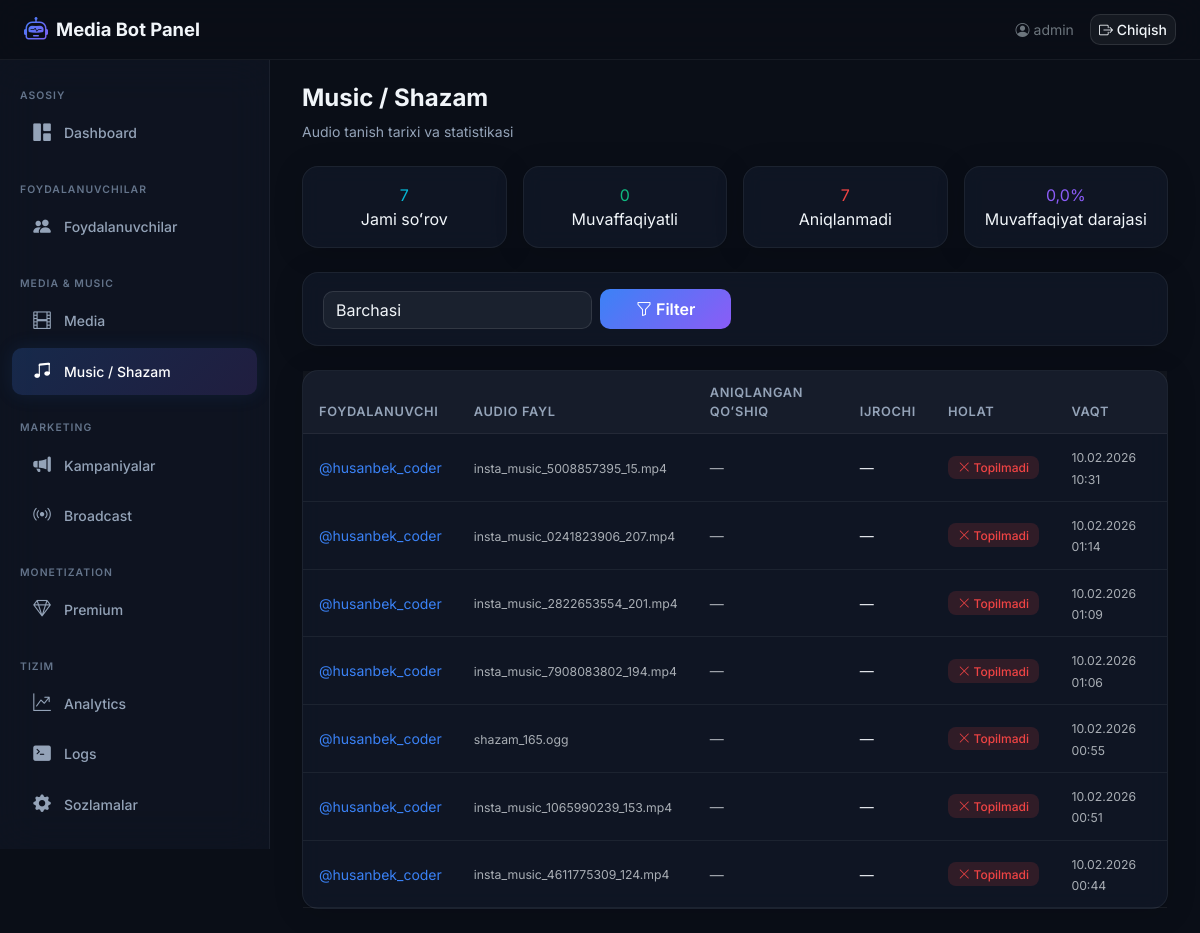
Before: /boshqaruv/music/ (signed in) with the older database file.
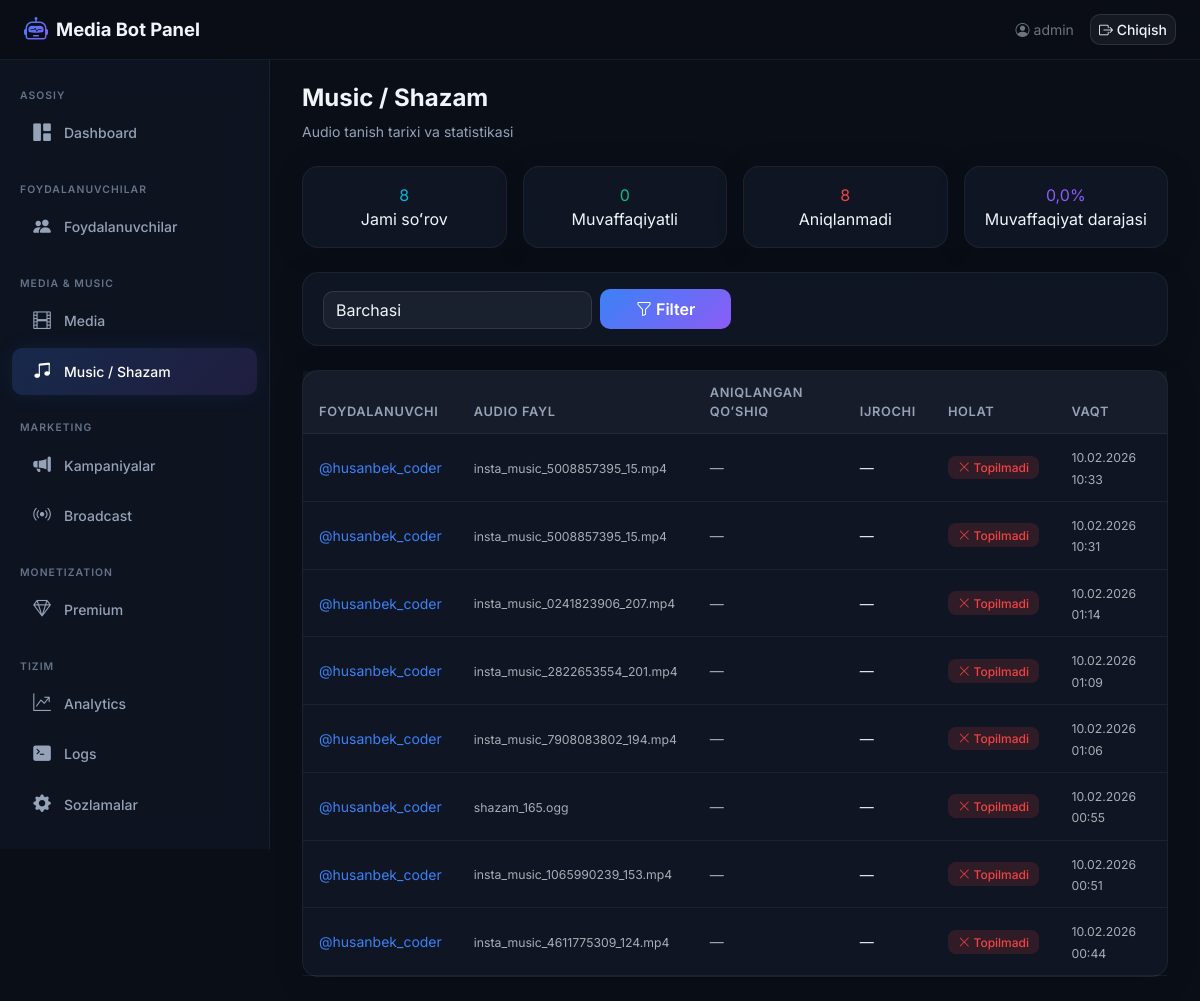
After: the same page with the newer database file.
### core/models.py (models this page shows, shortened)
class ShazamLog(models.Model):
    user = models.ForeignKey(
        TelegramUser,
        on_delete=models.CASCADE,
        related_name='shazam_logs',
        verbose_name='Foydalanuvchi',
    )
    audio_file_name = models.CharField(max_length=255, verbose_name='Audio fayl nomi')
    recognized_title = models.CharField(max_length=500, blank=True, null=True, verbose_name='Aniqlangan qo\'shiq')
    recognized_artist = models.CharField(max_length=500, blank=True, null=True, verbose_name='Aniqlangan ijrochi')
    is_successful = models.BooleanField(default=False, verbose_name='Muvaffaqiyatli')
    error_message = models.TextField(blank=True, null=True, verbose_name='Xatolik xabari')
    recognized_at = models.DateTimeField(auto_now_add=True, verbose_name='Aniqlangan vaqt')
    class Meta:
        verbose_name = 'Shazam log'
        verbose_name_plural = 'Shazam loglar'
        ordering = ['-recognized_at']

class TelegramUser(models.Model):
    telegram_id = models.BigIntegerField(unique=True, verbose_name='Telegram ID')
    username = models.CharField(max_length=255, blank=True, null=True, verbose_name='Username')
    first_name = models.CharField(max_length=255, verbose_name='Ism')
    last_name = models.CharField(max_length=255, blank=True, null=True, verbose_name='Familiya')
    created_at = models.DateTimeField(auto_now_add=True, verbose_name='Ro\'yxatdan o\'tgan vaqt')
    last_active = models.DateTimeField(auto_now=True, verbose_name='Oxirgi faollik')
    download_count = models.PositiveIntegerField(default=0, verbose_name='Yuklashlar soni')
    is_premium = models.BooleanField(default=False, verbose_name='Premium')
    is_banned = models.BooleanField(default=False, verbose_name='Bloklangan')
    class Meta:
        verbose_name = 'Foydalanuvchi'
        verbose_name_plural = 'Foydalanuvchilar'
        ordering = ['-last_active']
    def __str__(self):
        if self.username:
            return f'@{self.username}'
        return self.first_name

### dashboard/views.py (the view)
# urls.py: path('boshqaruv/music/', views.music_view, name='music'),
@login_required(login_url=LOGIN_URL)
def music_view(request):
    status_filter = request.GET.get('status', 'all')
    logs = ShazamLog.objects.select_related('user').order_by('-recognized_at')
    if status_filter == 'success':
        logs = logs.filter(is_successful=True)
    elif status_filter == 'failed':
        logs = logs.filter(is_successful=False)
    total = ShazamLog.objects.count()
    successful = ShazamLog.objects.filter(is_successful=True).count()
    failed_count = ShazamLog.objects.filter(is_successful=False).count()
    success_rate = round(successful / total * 100, 1) if total > 0 else 0
    context = {
        'logs': logs[:100],
        'status_filter': status_filter,
        'total': total,
        'successful': successful,
        'failed_count': failed_count,
        'success_rate': success_rate,
    }
    return render(request, 'dashboard/music.html', context)

### templates/dashboard/music.html (shortened to what this page needs)
{% extends 'dashboard/base.html' %}
{% block content %}
<div class="d-flex justify-content-between align-items-center mb-4">
    <div>
        <h1 class="page-title">Music / Shazam</h1>
        <p class="page-subtitle mb-0">Audio tanish tarixi va statistikasi</p>
    </div>
</div>
<div class="row g-3 mb-4">
    <div class="col-md-3">
        <div class="glass-card p-3 text-center">
            <div class="stat-value counter-animate" style="color:var(--accent-cyan);">{{ total }}</div>
            <div class="stat-label">Jami soʻrov</div>
        </div>
    </div>
    <div class="col-md-3">
        <div class="glass-card p-3 text-center">
            <div class="stat-value counter-animate" style="color:var(--accent-green);">{{ successful }}</div>
            <div class="stat-label">Muvaffaqiyatli</div>
        </div>
    </div>
    <div class="col-md-3">
        <div class="glass-card p-3 text-center">
            <div class="stat-value counter-animate" style="color:var(--accent-red);">{{ failed_count }}</div>
            <div class="stat-label">Aniqlanmadi</div>
        </div>
    </div>
    <div class="col-md-3">
        <div class="glass-card p-3 text-center">
            <div class="stat-value" style="color:var(--accent-purple);">{{ success_rate }}%</div>
            <div class="stat-label">Muvaffaqiyat darajasi</div>
        </div>
    </div>
</div>
<div class="glass-card mb-4">
    <div class="card-body py-3">
        <form method="get" class="row g-2 align-items-end">
            <div class="col-md-4">
                <select name="status" class="form-select">
                    <option value="all" {% if status_filter == 'all' %}selected{% endif %}>Barchasi</option>
                </select>
            </div>
            <div class="col-md-2">
                <button type="submit" class="btn btn-accent w-100"><i class="bi bi-funnel"></i> Filter</button>
            </div>
        </form>
    </div>
</div>
<div class="glass-card">
    <div class="card-body p-0">
        <div class="table-responsive">
            <table class="table table-dark-custom mb-0">
                <thead>
                    <tr>
                        <th>Foydalanuvchi</th>
                        <th>Audio fayl</th>
                        <th>Aniqlangan qoʻshiq</th>
                        <th>Ijrochi</th>
                        <th>Holat</th>
                        <th>Vaqt</th>
                    </tr>
                </thead>
                <tbody>
                    {% for s in logs %}
                    <tr>
                        <td><a href="{% url 'dashboard:user_detail' s.user.pk %}" class="text-decoration-none" style="color:var(--accent-blue);">{{ s.user }}</a></td>
                        <td><small class="text-muted">{{ s.audio_file_name|truncatewords:3 }}</small></td>
                        <td>{% if s.recognized_title %}<strong>{{ s.recognized_title }}</strong>{% else %}<span class="text-muted">—</span>{% endif %}</td>
                        <td>{{ s.recognized_artist|default:"—" }}</td>
                        <td>
                            {% if s.is_successful %}<span class="badge badge-glow badge-success"><i class="bi bi-check-lg"></i> Topildi</span>
                            {% else %}<span class="badge badge-glow badge-danger"><i class="bi bi-x-lg"></i> Topilmadi</span>{% endif %}
                        </td>
                        <td><small class="text-muted">{{ s.recognized_at|date:"d.m.Y H:i" }}</small></td>
                    </tr>
                    {% empty %}
                    <tr><td colspan="6" class="text-center text-muted py-4">Shazam soʻrovlari yoʻq</td></tr>
                    {% endfor %}
                </tbody>
            </table>
        </div>
    </div>
</div>
{% endblock %}

Changed rows visible on the page:
added ShazamLog: user "@husanbek_coder", audio_file_name "insta_music_5008857395_15.mp4", recognized_artist "—", is_successful False (drawn), recognized_at "10.02.2026 10:33"
Other visible differences:
{{ total }}: "7" → "8"
{{ failed_count }}: "7" → "8"
